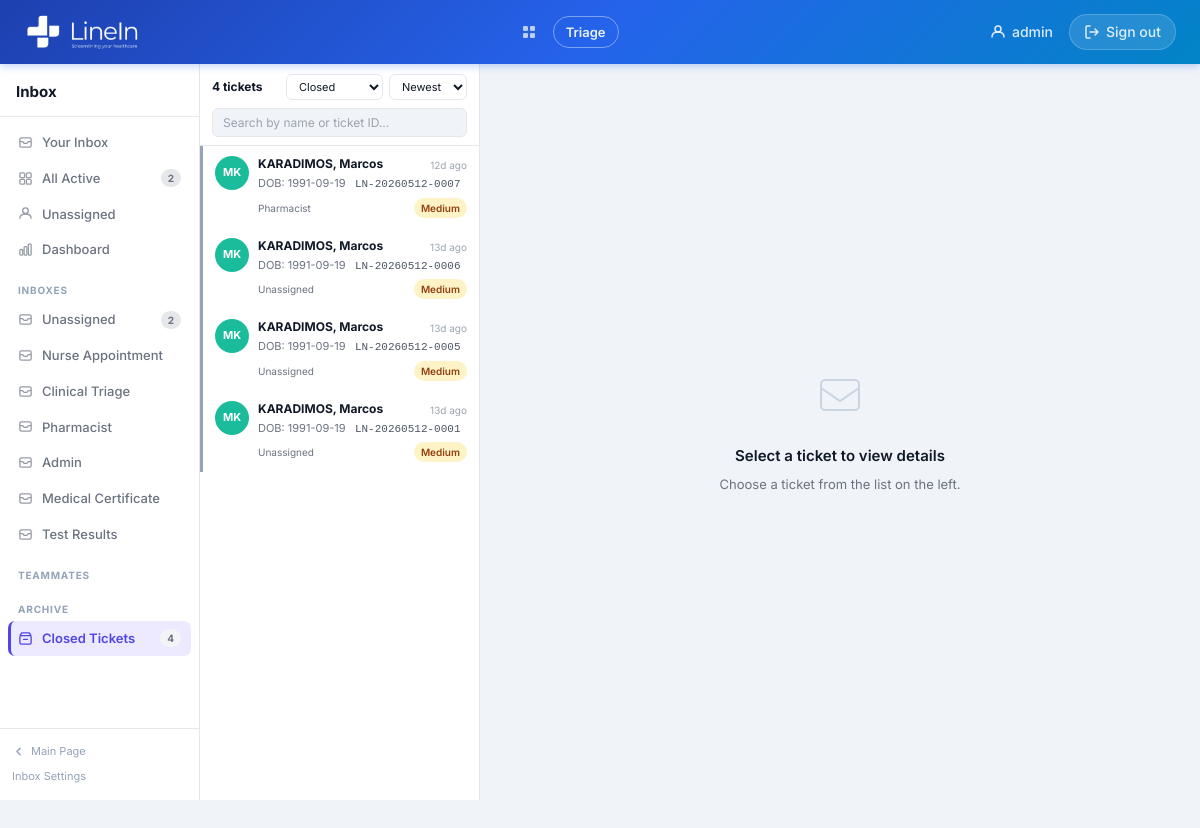
The page /inbox?status=Closed (signed in) on the database its author committed.
### tables this page shows
CREATE TABLE tickets (
            id INTEGER PRIMARY KEY AUTOINCREMENT,
            case_number TEXT,
            patient_name TEXT,
            nhs_number TEXT,
            dob TEXT,
            phone TEXT,
            postcode TEXT,
            gp_practice TEXT DEFAULT '',
            title TEXT,
            category TEXT,
            inbox TEXT DEFAULT 'Unassigned',
            form_data TEXT,
            status TEXT DEFAULT 'Open',
            priority TEXT DEFAULT 'Medium',
            assigned_to TEXT DEFAULT '',
            closed_by TEXT DEFAULT '',
            is_read INTEGER DEFAULT 0,
            created_at TEXT,
            updated_at TEXT,
            closed_at TEXT
        , match_status TEXT DEFAULT 'unverified');

### app.py (the view)
@app.route("/inbox")
@staff_required
def inbox():
    status_filter = request.args.get("status", "Active")
    sort   = request.args.get("sort", "newest")
    search = request.args.get("search", "")
    team   = request.args.get("team", "")
    view   = request.args.get("view", "")
    user   = request.args.get("user", "")
    filters      = {"status": status_filter, "sort": sort, "search": search, "team": team, "view": view, "user": user}
    tickets_list = _build_ticket_list(filters)
    return render_template("inbox.html", tickets=tickets_list, selected=None, filters=filters,
                           teams=TEAMS, staff_users=sorted(get_staff_usernames()), nav_counts=get_nav_counts())

### app.py (called while the page is built, shortened)
def get_engine():
    global _engine
    return _engine

def get_db():
    return get_engine().connect()

def get_avatar_color(name):
    if not name:
        return AVATAR_COLORS[0]
    return AVATAR_COLORS[abs(hash(name)) % len(AVATAR_COLORS)]

def get_staff_usernames():
    try:
        db = get_db()
        rows = db.execute(text("SELECT username FROM staff_users ORDER BY username")).fetchall()
        db.close()
        return [r[0] for r in rows]
    except Exception:
        return [u for u, *_ in _DEFAULT_STAFF]

def time_ago(dt_str):
    try:
        dt = datetime.fromisoformat(dt_str)
        diff = datetime.utcnow() - dt
        seconds = int(diff.total_seconds())
        if seconds < 60:
            return f"{seconds}s ago"
        elif seconds < 3600:
            return f"{seconds // 60}m ago"
        elif seconds < 86400:
            return f"{seconds // 3600}h ago"
        else:
            return f"{seconds // 86400}d ago"
    except Exception:
        return ""

def staff_required(f):
    @wraps(f)
    def decorated(*args, **kwargs):
        if not session.get("staff_authenticated"):
            return redirect(url_for("staff_login", next=request.url))
        return f(*args, **kwargs)
    return decorated

@app.context_processor
def inject_open_ticket_count():
    return {"open_ticket_count": 0, "staff_authenticated": session.get("staff_authenticated", False)}

### templates/inbox.html (shortened to what this page needs)
{% extends "base.html" %}
{% block content %}
<div class="inbox-wrap">
    <nav class="inbox-nav">
        <div class="inbox-nav-header">
            <span>Inbox</span>
        </div>
        <div class="inbox-nav-body" id="inboxNavBody">
            <div data-section-group="your_inbox">
                <a href="{{ url_for('inbox') }}?view=mine&status=Active" class="nav-item {% if request.args.get('view') == 'mine' and request.args.get('status') != 'Closed' %}active{% endif %}">
                    <svg width="15" height="15" viewBox="0 0 16 16" fill="none"><rect x="2" y="3" width="12" height="10" rx="1.5" stroke="currentColor" stroke-width="1.4"/><path d="M2 7h3l1.5 2h3L11 7h3" stroke="currentColor" stroke-width="1.4" stroke-linejoin="round"/></svg>
                    <span class="nav-item-label">Your Inbox</span>
                </a>
            </div>
            <div data-section-group="all">
                <a href="{{ url_for('inbox') }}?status=Active" class="nav-item {% if (filters.status == 'Active' or not request.args.get('status')) and not request.args.get('team') and not request.args.get('view') %}active{% endif %}">
                    <span class="nav-item-label">All Active</span>
                    {% if nav_counts.all %}<span class="nav-count">{{ nav_counts.all }}</span>{% endif %}
                </a>
            </div>
            <div data-section-group="unassigned">
                <a href="{{ url_for('inbox') }}?team=unassigned" class="nav-item {% if request.args.get('team') == 'unassigned' %}active{% endif %}">
                    <svg width="15" height="15" viewBox="0 0 16 16" fill="none"><circle cx="8" cy="5" r="3" stroke="currentColor" stroke-width="1.4"/><path d="M2 13c0-3 2.5-4.5 6-4.5s6 1.5 6 4.5" stroke="currentColor" stroke-width="1.4" stroke-linecap="round"/></svg>
                    <span class="nav-item-label">Unassigned</span>
                </a>
            </div>
            <div data-section-group="dashboard">
                <a href="{{ url_for('dashboard') }}" class="nav-item">
                    <span class="nav-item-label">Dashboard</span>
                </a>
            </div>
            <div data-section-group="teams">
                <div class="nav-section-label">Inboxes</div>
                {% for team in teams %}
                <a href="{{ url_for('inbox') }}?team={{ team | urlencode }}&status=Active" class="nav-item {% if request.args.get('team') == team and filters.status != 'Closed' %}active{% endif %}">
                    <svg width="15" height="15" viewBox="0 0 16 16" fill="none"><rect x="2" y="3" width="12" height="10" rx="1.5" stroke="currentColor" stroke-width="1.4"/><path d="M2 7h3l1.5 2h3L11 7h3" stroke="currentColor" stroke-width="1.4" stroke-linejoin="round"/></svg>
                    <span class="nav-item-label" style="overflow:hidden;text-overflow:ellipsis;white-space:nowrap;">{{ team }}</span>
                    {% set tc = nav_counts.teams.get(team, 0) %}
                    {% if tc %}<span class="nav-count">{{ tc }}</span>{% endif %}
                </a>
                {% endfor %}
            </div>
            <div data-section-group="teammates">
                <div class="nav-section-label">Teammates</div>
            </div>
            <div data-section-group="archive">
                <div class="nav-section-label">Archive</div>
                <a href="{{ url_for('inbox') }}?status=Closed" class="nav-item {% if filters.status == 'Closed' %}active{% endif %}">
                    <span class="nav-item-label">Closed Tickets</span>
                    {% if nav_counts.closed %}<span class="nav-count" style="background:#f3f4f6;color:#6b7280;">{{ nav_counts.closed }}</span>{% endif %}
                </a>
            </div>
        </div>
        <div class="inbox-nav-footer">
            <a href="{{ url_for('index') }}" style="display:flex;align-items:center;gap:6px;">
                <svg width="13" height="13" viewBox="0 0 16 16" fill="none"><path d="M10 12L6 8l4-4" stroke="currentColor" stroke-width="1.8" stroke-linecap="round" stroke-linejoin="round"/></svg>
                Main Page
            </a>
            <a href="#" data-open-inbox-settings>Inbox Settings</a>
        </div>
    </nav>
    <section class="ticket-list-panel">
        <div class="ticket-list-header">
            <form method="GET" action="{{ url_for('inbox') }}" id="filter-form">
                <div class="ticket-list-toprow">
                    <span class="ticket-count-label">{{ tickets | length }} ticket{{ 's' if tickets | length != 1 }}</span>
                    <select name="status" class="filter-select" onchange="document.getElementById('filter-form').submit()">
                        <option value="Closed" {% if filters.status == 'Closed' %}selected{% endif %}>Closed</option>
                    </select>
                    <select name="sort" class="filter-select" onchange="document.getElementById('filter-form').submit()">
                        <option value="newest" {% if filters.sort == 'newest' %}selected{% endif %}>Newest</option>
                    </select>
                </div>
                <input
                    type="search"
                    name="search"
                    class="ticket-search-input"
                    placeholder="Search by name or ticket ID..."
                    value="{{ filters.search }}"
                    oninput="debounceSearch(this.form)"
                />
            </form>
        </div>
        <div class="ticket-list-scroll">
            {% if tickets %}
                {% for t in tickets %}
                {% set initials = ((t.patient_name or '?').split()[0][0] | upper) + (((t.patient_name or '?').split()[-1][0] | upper) if (t.patient_name or '?').split()|length > 1 else '') %}
                {% set priority_colors = {'Low': '#10b981', 'Medium': '#94a3b8', 'High': '#f97316', 'Urgent': '#dc2626'} %}
                {% set border_color = priority_colors.get(t.priority or 'Medium', '#94a3b8') %}
                <a href="{{ url_for('ticket_detail', ticket_id=t.id) }}?status={{ filters.status }}&sort={{ filters.sort }}&search={{ filters.search }}&team={{ filters.team }}"
                   class="ticket-item" style="border-left-color: {{ border_color }};">
                    <div class="ticket-avatar" style="background-color: {{ t.avatar_color }};">{{ initials }}</div>
                    <div class="ticket-item-body">
                        <div class="ticket-item-top">
                            <span class="ticket-item-name" style="font-weight:700;">{{ t.display_name }}</span>
                            <span class="ticket-item-time">{{ t.time_ago }}</span>
                        </div>
                        <div style="font-size:11px;color:#6b7280;margin-bottom:2px;">
                            {% if t.dob %}<span>DOB: {{ t.dob }}</span> &nbsp;{% endif %}
                            {% if t.case_number %}<span style="font-family:monospace;color:#4b5563;">{{ t.case_number }}</span>{% endif %}
                        </div>
                        <div class="ticket-item-meta">
                            <span class="ticket-item-cat">{{ t.inbox or t.category or '—' }}</span>
                            <span class="badge badge-{{ (t.priority or 'medium') | lower }}">{{ t.priority or 'Medium' }}</span>
                        </div>
                    </div>
                </a>
                {% endfor %}
            {% else %}
                <div class="ticket-list-empty">No tickets found.</div>
            {% endif %}
        </div>
    </section>
    <main class="inbox-main">
        <div class="inbox-placeholder">
            <svg width="52" height="52" viewBox="0 0 52 52" fill="none">
                <rect x="7" y="11" width="38" height="30" rx="4" stroke="currentColor" stroke-width="2"/>
                <path d="M7 19l19 13 19-13" stroke="currentColor" stroke-width="2" stroke-linecap="round"/>
            </svg>
            <h3>Select a ticket to view details</h3>
            <p>Choose a ticket from the list on the left.</p>
        </div>
    </main>
</div>
{% endblock %}

### static/css/style.css (style rules this page uses)
*, *::before, *::after { box-sizing: border-box; margin: 0; padding: 0; }
:root { --primary: #2563eb; --primary-dark: #1d4ed8; --primary-light: #eff6ff; --primary-muted: #dbeafe; --accent: #0ea5e9; --success: #10b981; --warning: #f59e0b; --danger: #ef4444; --danger-light: #fef2f2; --text-primary: #111827; --text-secondary: #6b7280; --text-muted: #9ca3af; --border: #e5e7eb; --border-light: #f3f4f6; --bg-white: #ffffff; --bg-page: #f0f4f8; --bg-sidebar: #f8fafc; --shadow-sm: 0 1px 3px rgba(0,0,0,0.08), 0 1px 2px rgba(0,0,0,0.04); --shadow-md: 0 4px 12px rgba(0,0,0,0.08), 0 2px 4px rgba(0,0,0,0.04); --shadow-lg: 0 10px 25px rgba(0,0,0,0.1), 0 4px 10px rgba(0,0,0,0.05); --radius-sm: 6px; --radius-md: 10px; --radius-lg: 16px; --radius-xl: 20px; --radius-full: 9999px; --font: 'Inter', -apple-system, BlinkMacSystemFont, 'Segoe UI', sans-serif; --nav-height: 64px; }
html, body { height: 100%; font-family: var(--font); font-size: 15px; line-height: 1.6; color: var(--text-primary); background: var(--bg-page); -webkit-font-smoothing: antialiased; }

### rows shown on the page
tickets: initials "MK", display_name "KARADIMOS, Marcos", time_ago "12d ago", dob "1991-09-19", case_number "LN-20260512-0007", inbox "Pharmacist", priority "Medium"
tickets: initials "MK", display_name "KARADIMOS, Marcos", time_ago "13d ago", dob "1991-09-19", case_number "LN-20260512-0006", inbox "Unassigned", priority "Medium"
tickets: initials "MK", display_name "KARADIMOS, Marcos", time_ago "13d ago", dob "1991-09-19", case_number "LN-20260512-0005", inbox "Unassigned", priority "Medium"
tickets: initials "MK", display_name "KARADIMOS, Marcos", time_ago "13d ago", dob "1991-09-19", case_number "LN-20260512-0001", inbox "Unassigned", priority "Medium"

### other values the page prints
{{ session.get("staff_username", "") }} "admin"
{{ nav_counts.all }} "2"
{{ team }} "Unassigned" "Nurse Appointment" "Clinical Triage" "Pharmacist" "Admin" "Medical Certificate" "Test Results"
{{ tc }} "2"
{{ nav_counts.closed }} "4"
{{ tickets | length }} "4"
{{ 's' if tickets | length != 1 }} "s"
